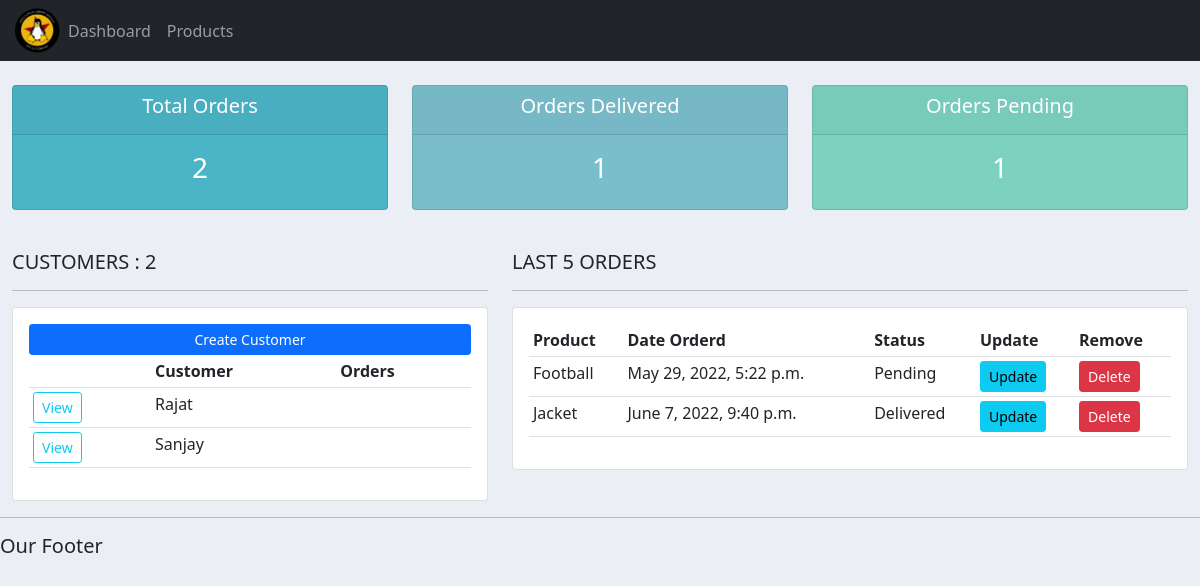
Before: / with the older database file.
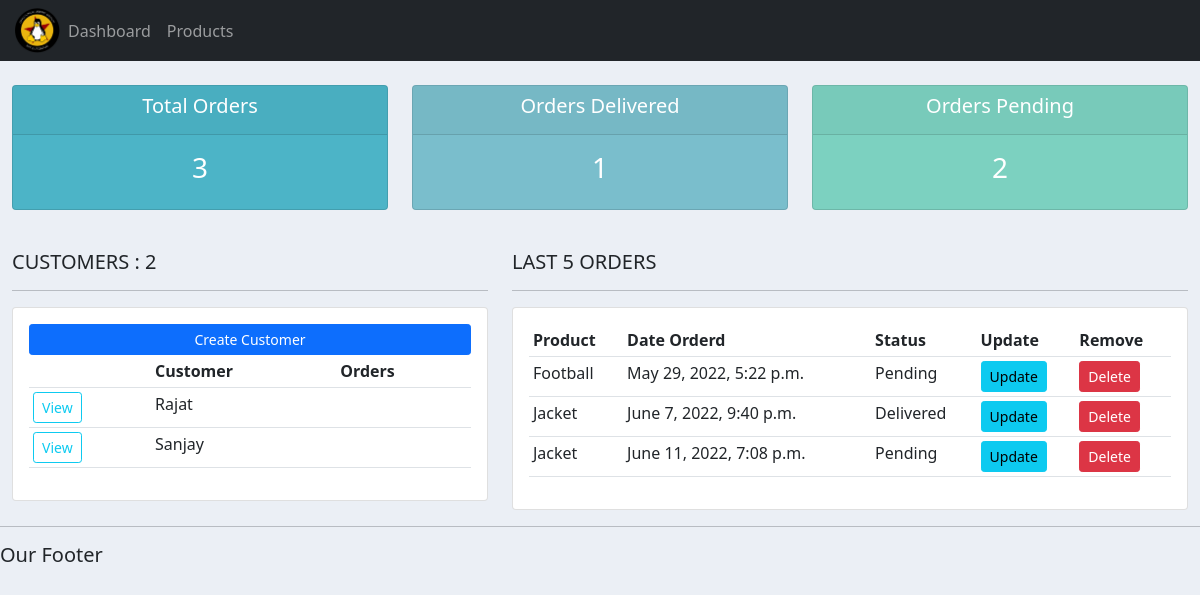
After: the same page with the newer database file.
### customer/models.py (models this page shows, shortened)
class Customer(models.Model):
    name = models.CharField(max_length=200, null=True)
    phone = models.CharField(max_length=200, null=True)
    email = models.CharField(max_length=200, null=True)
    date_created = models.DateTimeField(auto_now_add=True, null=True)

class Order(models.Model):
    STATUS = (
        ('Pending', 'Pending'),
        ('Out for delivery', 'Out for delivery'),
        ('Delivered', 'Delivered'),
    )
    customer = models.ForeignKey(Customer, null=True, on_delete=models.SET_NULL)
    product = models.ForeignKey(Product, null=True, on_delete=models.SET_NULL)
    date_created = models.DateTimeField(auto_now_add=True, null=True)
    status = models.CharField(max_length=200, null=True, choices=STATUS)

class Product(models.Model):
    CATEGORY = (
        ('Indoor', 'Indoor'),
        ('Out Door', 'Out Door'),
    )
    name = models.CharField(max_length=200, null=True)
    price = models.FloatField(null=True)
    category = models.CharField(max_length=200, null=True, choices=CATEGORY)
    description = models.CharField(max_length=200, null=True, blank=True)
    date_created = models.DateTimeField(auto_now_add=True, null=True)
    tags = models.ManyToManyField(Tag)
    def __str__(self):
        return self.name

### customer/views.py (the view)
# urls.py: 2. Add a URL to urlpatterns:  path('', views.home, name='home')
def home(request):
    orders = Order.objects.all()
    customers = Customer.objects.all()
    total_customers = customers.count()
    total_orders = orders.count()
    delivered = orders.filter(status='Delivered').count()
    pending = orders.filter(status='Pending').count()
    context = {'orders':orders, 'customers':customers, 'total_customers':total_customers, 'total_orders':total_orders, 'delivered':delivered, 'pending':pending}
    return render(request, 'customer/dashboard.html', context)

### customer/templates/customer/dashboard.html
{%  extends 'customer/main.html' %}
{% block content %}
{%  include 'customer/status.html' %}
<br>
<div class="row">
	<div class="col-md-5">
		<h5>CUSTOMERS : {{ total_customers }}</h5>
		<hr>
		<div class="card card-body">
			<a class="btn btn-primary  btn-sm btn-block" href="">Create Customer</a>
			<table class="table table-sm">
				<tr>
					<th></th>
					<th>Customer</th>
					<th>Orders</th>
				</tr>
				{% for customer in customers %}
				<tr>
					<td><a class="btn btn-sm btn-outline-info" href="{% url 'customer:customer' customer.id %}">View</a></td>
					<td>{{ customer.name }}</td>
					<td></td>
				</tr>
				{% endfor %}
			</table>
		</div>
	</div>
	<div class="col-md-7">
		<h5>LAST 5 ORDERS</h5>
		<hr>
		<div class="card card-body">
			<table class="table table-sm">
				<tr>
					<th>Product</th>
					<th>Date Orderd</th>
					<th>Status</th>
					<th>Update</th>
					<th>Remove</th>
				</tr>
				{% for order in orders %}
				<tr>
					<td>{{order.product}}</td>
					<td>{{order.date_created}}</td>
					<td>{{order.status}}</td>
					<td><a class="btn btn-sm btn-info" href="{% url 'customer:update_order' order.id %}">Update</a></td>
					<td><a class="btn btn-sm btn-danger" href="{% url 'customer:delete_order' order.id %}">Delete</a></td>
				</tr>
				{% endfor %}
			</table>
		</div>
	</div>
</div>
{% endblock %}

Changed rows visible on the page:
added Order: product "Jacket", date_created "June 11, 2022, 7:08 p.m.", status "Pending"
Other visible differences:
{{ total_orders }}: "2" → "3"
{{ pending }}: "1" → "2"
